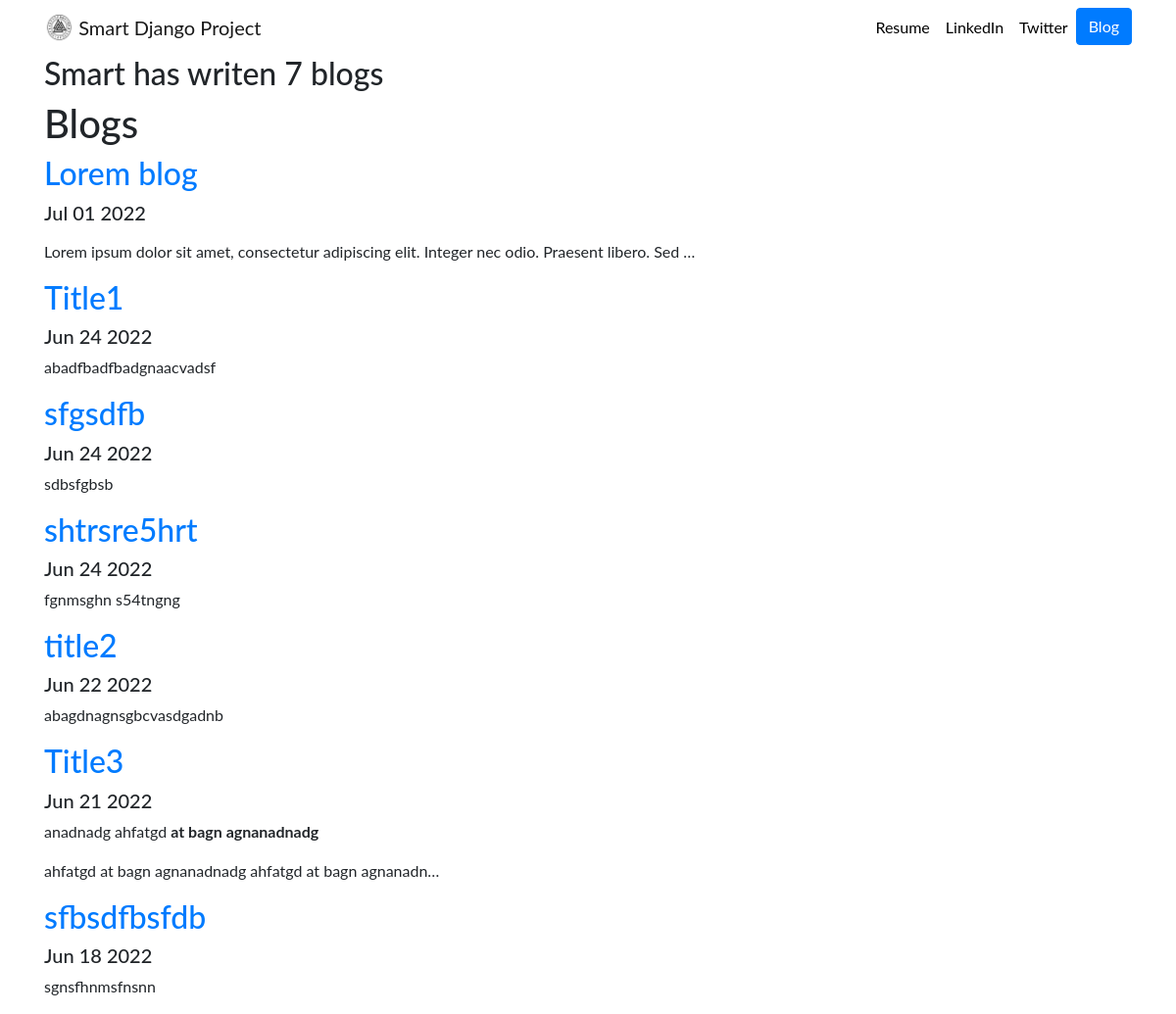
Screenshot of /blog/ with the database file from the repository.
### blog/models.py (models this page shows, shortened)
class Blog(models.Model):
    title = models.CharField(max_length=200) #вказуємо макс довжину заголовку
    date = models.DateField()
    description = models.TextField() #вказуємо макс.довжину опису

### blog/views.py (the view)
# urls.py: path('', views.all_blogs, name='all_blogs'),
def all_blogs(request):
    blogs = Blog.objects.order_by('-date')#[:5] # виводить пости від найновішого і по 5 на сторінку
    return render(request, 'blog/all_blogs.html', {'blogs':blogs})

### blog/templates/blog/all_blogs.html
{% extends 'portfolio/base.html' %}
{% block content %}
        <h2>Smart has writen {{ blogs.count }} blog{{ blogs.count|pluralize }}</h2>
        <h1>Blogs</h1>
        {% for blog in blogs %}
        <a href="{% url 'blog:detail' blog.id %}"><h2>{{ blog.title }}</h2></a>
        <h5>{{ blog.date|date:'M d Y' }}</h5>
        <p>{{ blog.description|safe|truncatechars:100 }}</p>
        {% endfor %}
{% endblock %}

### portfolio/Templates/portfolio/custom.css (style rules this page uses)
body { font-family: 'Lato', sans-serif; }

### rows the page displays
Blog: title "Lorem blog", date "Jul 01 2022", description "Lorem ipsum dolor sit amet, consectetur adipiscing elit. Integer nec odio. Praesent libero. Sed …"
Blog: title "Title1", date "Jun 24 2022", description "abadfbadfbadgnaacvadsf"
Blog: title "sfgsdfb", date "Jun 24 2022", description "sdbsfgbsb"
Blog: title "shtrsre5hrt", date "Jun 24 2022", description "fgnmsghn s54tngng"
Blog: title "title2", date "Jun 22 2022", description "abagdnagnsgbcvasdgadnb"
Blog: title "Title3", date "Jun 21 2022", description "anadnadg ahfatgd at bagn agnanadnadg ahfatgd at bagn agnanadnadg ahfatgd at bagn agnanadn…"
Blog: title "sfbsdfbsfdb", date "Jun 18 2022", description "sgnsfhnmsfnsnn"

### other values shown
{{ blogs.count }} "7"
